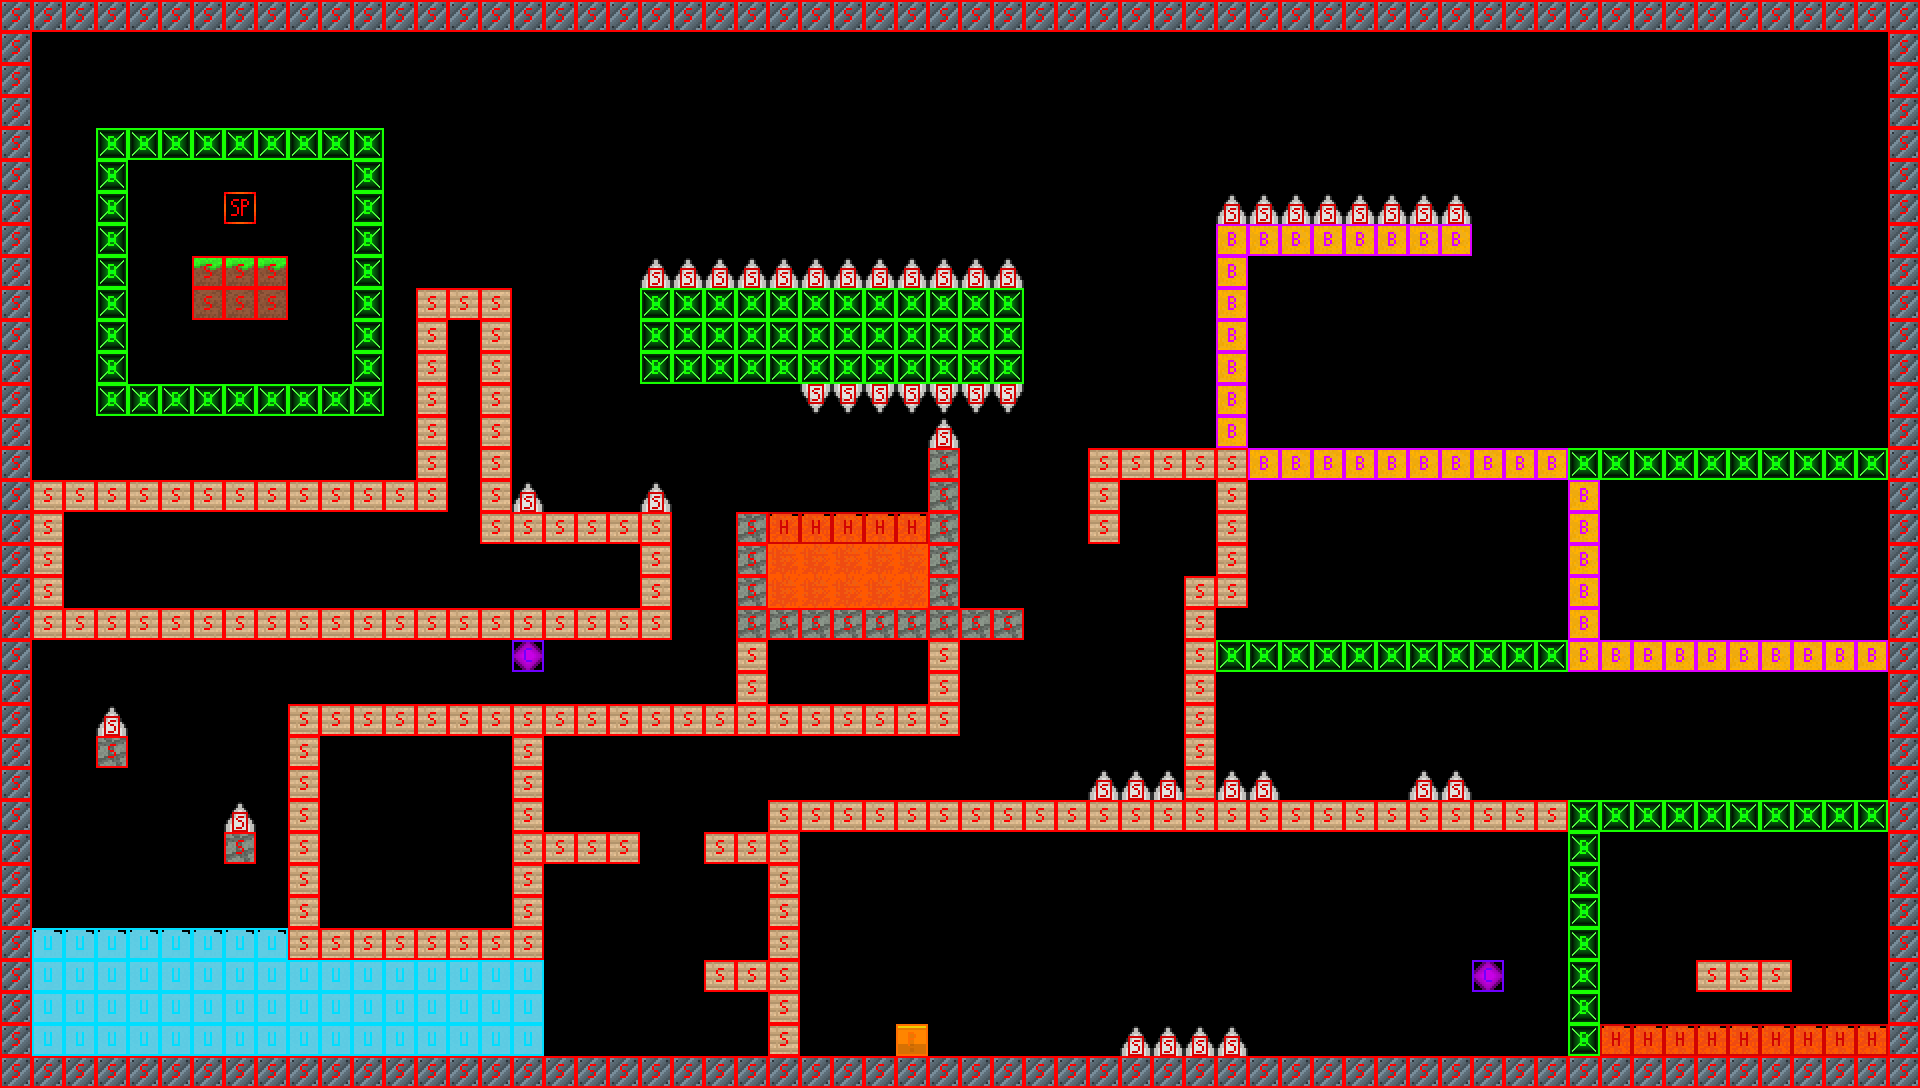

The image is a tile-based game level rendered from a .tmx file. Its description and source (layers, tilesets, objects; grid data summarised) follow:
An orthogonal 60x34 tile map with 32x32 px tiles, 2 tile layers (normal, collision), 2 tilesets.

<map version="1.10" tiledversion="1.11.0" orientation="orthogonal" renderorder="right-down" width="60" height="34" tilewidth="32" tileheight="32" infinite="0" nextlayerid="3" nextobjectid="1">
 <tileset firstgid="1" source="normal.tsx" />
 <tileset firstgid="65" source="collision.tsx" />
 <layer id="1" name="normal" width="60" height="34">
  <data>[2040 cells, 744 non-empty, 16 distinct tile ids]</data>
 </layer>
 <layer id="2" name="collision" width="60" height="34">
  <data>[2040 cells, 634 non-empty, 10 distinct tile ids]</data>
 </layer>
</map>
